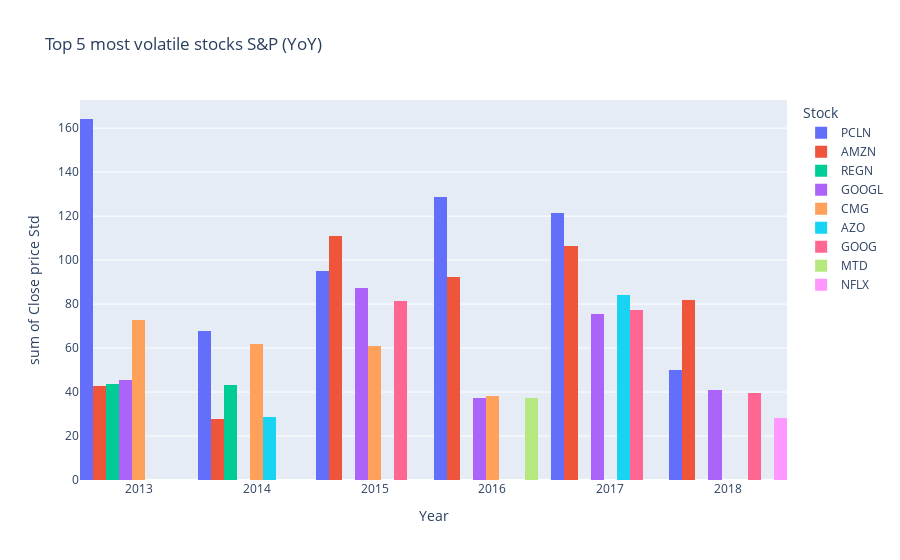

The notebook cell saved with this chart:
### Code cell
fig = px.histogram(df5, x='date', y='close', color="Name", barmode='group', barnorm=None, nbins=df1.shape[0], title="Top 5 most volatile stocks S&P (YoY)", labels={"Name":"Stock","date":"Year","close":"Close price Std"})
fig.update_layout(bargap=0)
fig.show()

### Figure 1 — Plotly figure (JSON) as saved in the notebook; plotly's stock layout.template omitted (floating-point values rounded to 4 significant figures)
{"data": [{"alignmentgroup": "True", "bingroup": "x", "histfunc": "sum", "hovertemplate": "Stock=PCLN<br>Year=%{x}<br>sum of Close price Std=%{y}<extra></extra>", "legendgroup": "PCLN", "marker": {"color": "#636efa", "pattern": {"shape": ""}}, "name": "PCLN", "nbinsx": 6, "offsetgroup": "PCLN", "orientation": "v", "showlegend": true, "type": "histogram", "x": [2013, 2014, 2015, 2016, 2017, 2018], "xaxis": "x", "y": [164.2, 67.65, 94.93, 128.8, 121.5, 50.13], "yaxis": "y"}, {"alignmentgroup": "True", "bingroup": "x", "histfunc": "sum", "hovertemplate": "Stock=AMZN<br>Year=%{x}<br>sum of Close price Std=%{y}<extra></extra>", "legendgroup": "AMZN", "marker": {"color": "#EF553B", "pattern": {"shape": ""}}, "name": "AMZN", "nbinsx": 6, "offsetgroup": "AMZN", "orientation": "v", "showlegend": true, "type": "histogram", "x": [2013, 2014, 2015, 2016, 2017, 2018], "xaxis": "x", "y": [42.94, 27.67, 110.7, 92.36, 106.6, 81.87], "yaxis": "y"}, {"alignmentgroup": "True", "bingroup": "x", "histfunc": "sum", "hovertemplate": "Stock=REGN<br>Year=%{x}<br>sum of Close price Std=%{y}<extra></extra>", "legendgroup": "REGN", "marker": {"color": "#00cc96", "pattern": {"shape": ""}}, "name": "REGN", "nbinsx": 6, "offsetgroup": "REGN", "orientation": "v", "showlegend": true, "type": "histogram", "x": [2013, 2014], "xaxis": "x", "y": [43.84, 43.38], "yaxis": "y"}, {"alignmentgroup": "True", "bingroup": "x", "histfunc": "sum", "hovertemplate": "Stock=GOOGL<br>Year=%{x}<br>sum of Close price Std=%{y}<extra></extra>", "legendgroup": "GOOGL", "marker": {"color": "#ab63fa", "pattern": {"shape": ""}}, "name": "GOOGL", "nbinsx": 6, "offsetgroup": "GOOGL", "orientation": "v", "showlegend": true, "type": "histogram", "x": [2013, 2015, 2016, 2017, 2018], "xaxis": "x", "y": [45.26, 87.19, 37.4, 75.37, 40.95], "yaxis": "y"}, {"alignmentgroup": "True", "bingroup": "x", "histfunc": "sum", "hovertemplate": "Stock=CMG<br>Year=%{x}<br>sum of Close price Std=%{y}<extra></extra>", "legendgroup": "CMG", "marker": {"color": "#FFA15A", "pattern": {"shape": ""}}, "name": "CMG", "nbinsx": 6, "offsetgroup": "CMG", "orientation": "v", "showlegend": true, "type": "histogram", "x": [2013, 2014, 2015, 2016], "xaxis": "x", "y": [72.9, 62.02, 60.94, 38.28], "yaxis": "y"}, {"alignmentgroup": "True", "bingroup": "x", "histfunc": "sum", "hovertemplate": "Stock=AZO<br>Year=%{x}<br>sum of Close price Std=%{y}<extra></extra>", "legendgroup": "AZO", "marker": {"color": "#19d3f3", "pattern": {"shape": ""}}, "name": "AZO", "nbinsx": 6, "offsetgroup": "AZO", "orientation": "v", "showlegend": true, "type": "histogram", "x": [2014, 2017], "xaxis": "x", "y": [28.62, 84.04], "yaxis": "y"}, {"alignmentgroup": "True", "bingroup": "x", "histfunc": "sum", "hovertemplate": "Stock=GOOG<br>Year=%{x}<br>sum of Close price Std=%{y}<extra></extra>", "legendgroup": "GOOG", "marker": {"color": "#FF6692", "pattern": {"shape": ""}}, "name": "GOOG", "nbinsx": 6, "offsetgroup": "GOOG", "orientation": "v", "showlegend": true, "type": "histogram", "x": [2015, 2017, 2018], "xaxis": "x", "y": [81.36, 77.23, 39.49], "yaxis": "y"}, {"alignmentgroup": "True", "bingroup": "x", "histfunc": "sum", "hovertemplate": "Stock=MTD<br>Year=%{x}<br>sum of Close price Std=%{y}<extra></extra>", "legendgroup": "MTD", "marker": {"color": "#B6E880", "pattern": {"shape": ""}}, "name": "MTD", "nbinsx": 6, "offsetgroup": "MTD", "orientation": "v", "showlegend": true, "type": "histogram", "x": [2016], "xaxis": "x", "y": [37.09], "yaxis": "y"}, {"alignmentgroup": "True", "bingroup": "x", "histfunc": "sum", "hovertemplate": "Stock=NFLX<br>Year=%{x}<br>sum of Close price Std=%{y}<extra></extra>", "legendgroup": "NFLX", "marker": {"color": "#FF97FF", "pattern": {"shape": ""}}, "name": "NFLX", "nbinsx": 6, "offsetgroup": "NFLX", "orientation": "v", "showlegend": true, "type": "histogram", "x": [2018], "xaxis": "x", "y": [28.14], "yaxis": "y"}], "layout": {"bargap": 0, "barmode": "group", "legend": {"title": {"text": "Stock"}, "tracegroupgap": 0}, "title": {"text": "Top 5 most volatile stocks S&P (YoY)"}, "xaxis": {"anchor": "y", "domain": [0, 1], "title": {"text": "Year"}}, "yaxis": {"anchor": "x", "domain": [0, 1], "title": {"text": "sum of Close price Std"}}}}
